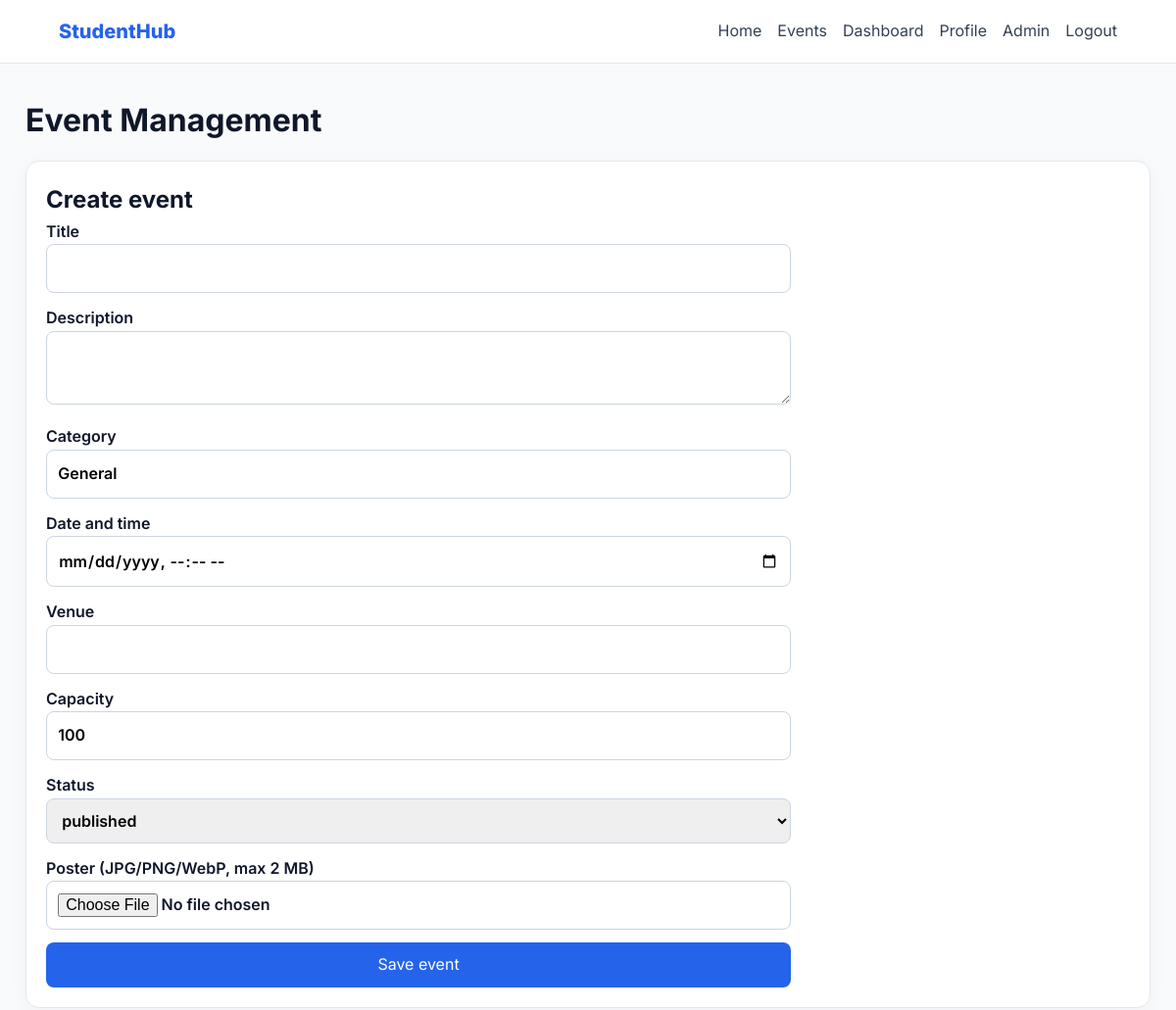
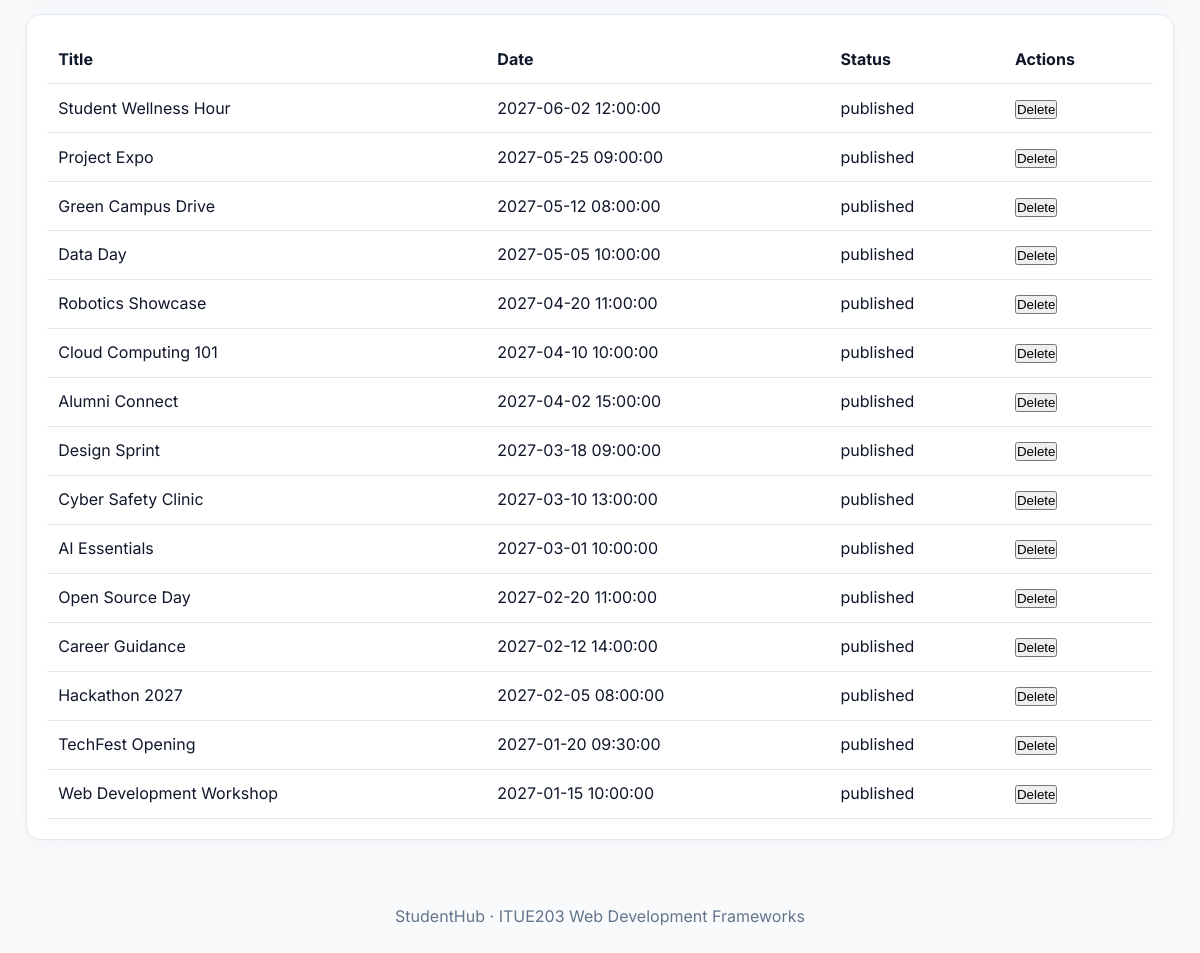
/admin/events.php (signed in), run on the app's committed database (2 pictures, top to bottom).
### tables this page shows
CREATE TABLE IF NOT EXISTS events (
 id INT UNSIGNED AUTO_INCREMENT PRIMARY KEY, title VARCHAR(180) NOT NULL, description TEXT NOT NULL,
 category VARCHAR(80) NOT NULL DEFAULT 'General', event_date DATETIME NOT NULL, venue VARCHAR(180) NOT NULL,
 capacity INT UNSIGNED NOT NULL DEFAULT 100, poster VARCHAR(255) NULL, status ENUM('published','draft','closed') NOT NULL DEFAULT 'published',
 created_by INT UNSIGNED NULL, created_at TIMESTAMP DEFAULT CURRENT_TIMESTAMP, updated_at TIMESTAMP DEFAULT CURRENT_TIMESTAMP ON UPDATE CURRENT_TIMESTAMP,
 CONSTRAINT fk_events_creator FOREIGN KEY(created_by) REFERENCES users(id) ON DELETE SET NULL,
 UNIQUE KEY uq_events_title_date(title,event_date),
 INDEX idx_events_date_status(event_date,status)
);

### includes/security.php (called while the page is built, shortened)
<?php
function sh_e($v): string { return htmlspecialchars((string)$v, ENT_QUOTES|ENT_SUBSTITUTE, 'UTF-8'); }

### admin/events.php (the view, shortened to what this page needs)
<?php
require_once __DIR__.'/../config/database.php';require_once __DIR__.'/../includes/security.php';sh_require_admin();$msg='';
$rows=$db->query('SELECT * FROM events ORDER BY event_date DESC')->fetch_all(MYSQLI_ASSOC);$pageTitle='Events Admin | StudentHub';$assetPrefix='../';require __DIR__.'/../includes/app-header.php';?>
<h1>Event Management</h1><?php if($msg):?><p class="p15-alert"><?=sh_e($msg)?></p><?php endif;?><section class="p15-card"><h2>Create event</h2><form class="p15-form" method="post" enctype="multipart/form-data"><input type="hidden" name="csrf" value="<?=sh_e(sh_csrf())?>"><input type="hidden" name="action" value="save"><label>Title<input name="title" required maxlength="180"></label><label>Description<textarea name="description" required></textarea></label><label>Category<input name="category" value="General"></label><label>Date and time<input type="datetime-local" name="event_date" required></label><label>Venue<input name="venue" required></label><label>Capacity<input type="number" name="capacity" min="1" value="100"></label><label>Status<select name="status"><option>published</option><option>draft</option><option>closed</option></select></label><label>Poster (JPG/PNG/WebP, max 2 MB)<input type="file" name="poster" accept="image/jpeg,image/png,image/webp"></label><button class="p15-btn">Save event</button></form></section><div class="p15-card p15-table-wrap"><table class="p15-table"><thead><tr><th>Title</th><th>Date</th><th>Status</th><th>Actions</th></tr></thead><tbody><?php foreach($rows as $e):?><tr><td><?=sh_e($e['title'])?></td><td><?=sh_e($e['event_date'])?></td><td><?=sh_e($e['status'])?></td><td><form method="post" data-confirm="Delete event and its registrations?"><input type="hidden" name="csrf" value="<?=sh_e(sh_csrf())?>"><input type="hidden" name="action" value="delete"><input type="hidden" name="id" value="<?=(int)$e['id']?>"><button>Delete</button></form></td></tr><?php endforeach;?></tbody></table></div><?php require __DIR__.'/../includes/app-footer.php';?>

### includes/app-header.php
<?php require_once __DIR__.'/security.php'; ?>
<!doctype html><html lang="en"><head><meta charset="utf-8"><meta name="viewport" content="width=device-width, initial-scale=1"><title><?= sh_e($pageTitle ?? 'StudentHub') ?></title><link rel="stylesheet" href="<?= sh_e($assetPrefix ?? '') ?>style.css"><link rel="stylesheet" href="<?= sh_e($assetPrefix ?? '') ?>assets/css/practical15.css"></head><body><a class="skip-link" href="#main">Skip to content</a><header class="p15-top"><a href="<?= sh_e($assetPrefix ?? '') ?>index.php" class="p15-brand">StudentHub</a><nav aria-label="Main navigation"><a href="<?= sh_e($assetPrefix ?? '') ?>index.php">Home</a><a href="<?= sh_e($assetPrefix ?? '') ?>events.php">Events</a><?php if (!empty($_SESSION['user_id'])): ?><a href="<?= sh_e($assetPrefix ?? '') ?>dashboard.php">Dashboard</a><a href="<?= sh_e($assetPrefix ?? '') ?>profile.php">Profile</a><?php if (($_SESSION['user_role']??'')==='admin'): ?><a href="<?= sh_e($assetPrefix ?? '') ?>admin/index.php">Admin</a><?php endif; ?><a href="<?= sh_e($assetPrefix ?? '') ?>logout.php">Logout</a><?php else: ?><a href="<?= sh_e($assetPrefix ?? '') ?>login.php">Login</a><a href="<?= sh_e($assetPrefix ?? '') ?>register.php">Register</a><?php endif; ?></nav></header><main id="main" class="p15-main">

### includes/app-footer.php
</main><footer class="p15-footer">StudentHub · ITUE203 Web Development Frameworks</footer><script src="<?= sh_e($assetPrefix ?? '') ?>assets/js/practical15.js" defer></script></body></html>

### style.css (style rules this page uses)
:root { --ink: #0f172a; --soft: #334155; --muted: #64748b; --canvas: #f8fafc; --surface: #ffffff; --line: #e2e8f0; --primary: #2563eb; --primary-dk: #1d4ed8; --admin-color: #059669; --admin-bg: #ecfdf5; --student-col: #2563eb; --student-bg: #eff6ff; --radius: 14px; --radius-sm: 8px; --shadow-sm: 0 1px 3px rgba(0,0,0,0.06), 0 1px 2px rgba(0,0,0,0.04); --shadow: 0 4px 20px rgba(15, 23, 42, 0.08); --shadow-lg: 0 12px 35px rgba(15, 23, 42, 0.12); --ease: 200ms cubic-bezier(0.4, 0, 0.2, 1); --sidebar-w: 260px; }
*, *::before, *::after { box-sizing: border-box; margin: 0; padding: 0; }
html { scroll-behavior: smooth; }
body { font-family: 'Inter', -apple-system, BlinkMacSystemFont, 'Segoe UI', Roboto, sans-serif; background: var(--canvas); color: var(--ink); line-height: 1.6; min-height: 100vh; -webkit-font-smoothing: antialiased; }
a { color: inherit; text-decoration: none; }

### assets/css/practical15.css (style rules this page uses)
.p15-top { display:flex;align-items:center;justify-content:space-between;gap:1rem;padding:1rem max(5vw,1rem);background:#fff;border-bottom:1px solid #e2e8f0 }
.p15-brand { font-weight:800;color:#2563eb;font-size:1.25rem;text-decoration:none }
.p15-top nav { display:flex;gap:1rem;flex-wrap:wrap }
.p15-top nav a { color:#334155;text-decoration:none }
.p15-main { max-width:1180px;margin:2rem auto;padding:0 1rem;min-height:60vh }
.p15-card { background:#fff;border:1px solid #e2e8f0;border-radius:14px;padding:1.25rem;box-shadow:0 4px 20px #0f172a0a;margin:1rem 0 }
.p15-form { display:grid;gap:.8rem;max-width:760px }
.p15-form label { font-weight:600 }
.p15-form input,.p15-form select,.p15-form textarea,.p15-toolbar input,.p15-toolbar select { width:100%;padding:.7rem;border:1px solid #cbd5e1;border-radius:8px;font:inherit }
.p15-btn,button { cursor:pointer }
.p15-btn { display:inline-block;padding:.65rem 1rem;border:0;border-radius:8px;background:#2563eb;color:white;text-decoration:none;font:inherit }
.p15-table-wrap { overflow:auto }
.p15-table { width:100%;border-collapse:collapse }
.p15-table th,.p15-table td { text-align:left;padding:.7rem;border-bottom:1px solid #e2e8f0 }
.p15-footer { text-align:center;padding:2rem;color:#64748b }

### data on the page
events: title "Student Wellness Hour", event_date "2027-06-02 12:00:00", status "published"
events: title "Project Expo", event_date "2027-05-25 09:00:00", status "published"
events: title "Green Campus Drive", event_date "2027-05-12 08:00:00", status "published"
events: title "Data Day", event_date "2027-05-05 10:00:00", status "published"
events: title "Robotics Showcase", event_date "2027-04-20 11:00:00", status "published"
events: title "Cloud Computing 101", event_date "2027-04-10 10:00:00", status "published"
events: title "Alumni Connect", event_date "2027-04-02 15:00:00", status "published"
events: title "Design Sprint", event_date "2027-03-18 09:00:00", status "published"
events: title "Cyber Safety Clinic", event_date "2027-03-10 13:00:00", status "published"
events: title "AI Essentials", event_date "2027-03-01 10:00:00", status "published"
events: title "Open Source Day", event_date "2027-02-20 11:00:00", status "published"
events: title "Career Guidance", event_date "2027-02-12 14:00:00", status "published"
events: title "Hackathon 2027", event_date "2027-02-05 08:00:00", status "published"
events: title "TechFest Opening", event_date "2027-01-20 09:30:00", status "published"
events: title "Web Development Workshop", event_date "2027-01-15 10:00:00", status "published"
